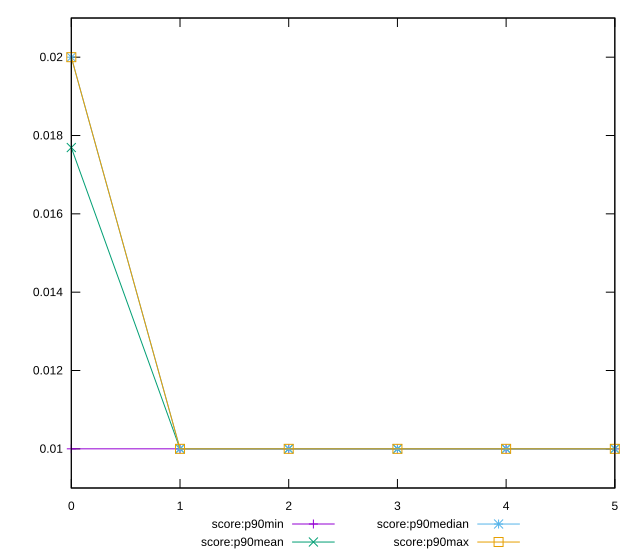

Reproduce this figure in gnuplot.
reset

$scoreP90Min <<EOF
0 0.01
1 0.01
2 0.01
3 0.01
4 0.01
5 0.01
EOF

$scoreP90Mean <<EOF
0 0.0176923076923077
1 0.010000000000000007
2 0.010000000000000007
3 0.010000000000000007
4 0.010000000000000007
5 0.010000000000000007
EOF

$scoreP90Median <<EOF
0 0.02
1 0.01
2 0.01
3 0.01
4 0.01
5 0.01
EOF

$scoreP90Max <<EOF
0 0.02
1 0.01
2 0.01
3 0.01
4 0.01
5 0.01
EOF

set key outside below
set xrange [0:5]
set yrange [0.009000000000000001:0.021]
set trange [0.009000000000000001:0.021]
set terminal svg size 640, 560 enhanced background rgb 'white'
set output "reprap/cumulative-layout-shift/progression/score.svg"

plot $scoreP90Min title "score:p90min" with linespoints, \
     $scoreP90Mean title "score:p90mean" with linespoints, \
     $scoreP90Median title "score:p90median" with linespoints, \
     $scoreP90Max title "score:p90max" with linespoints

reset
